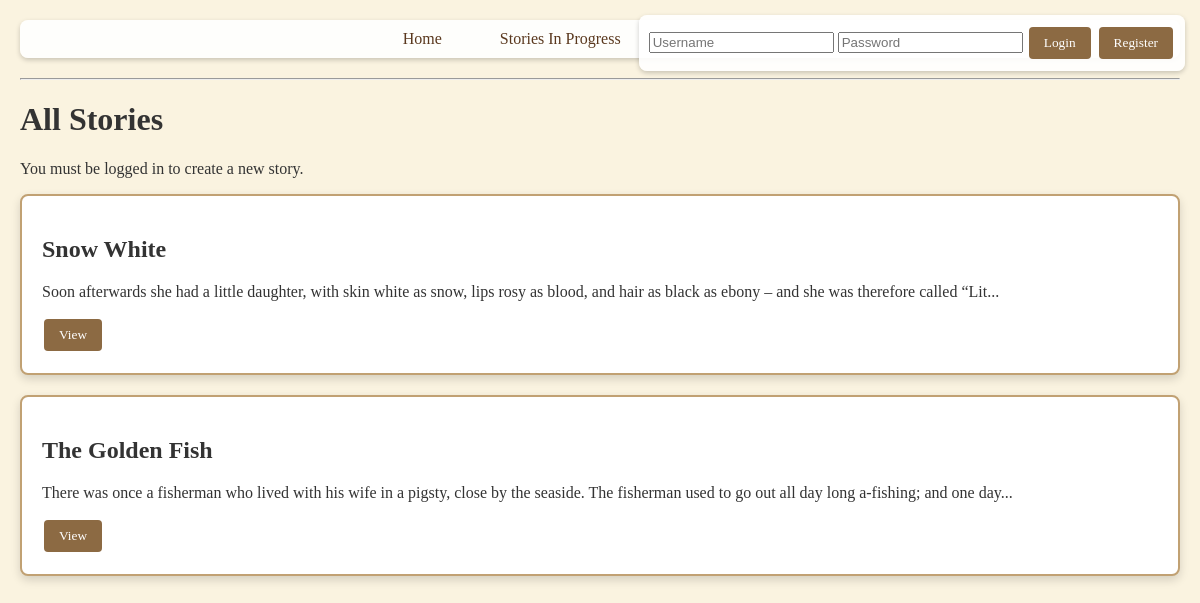
The app's page /, older data.
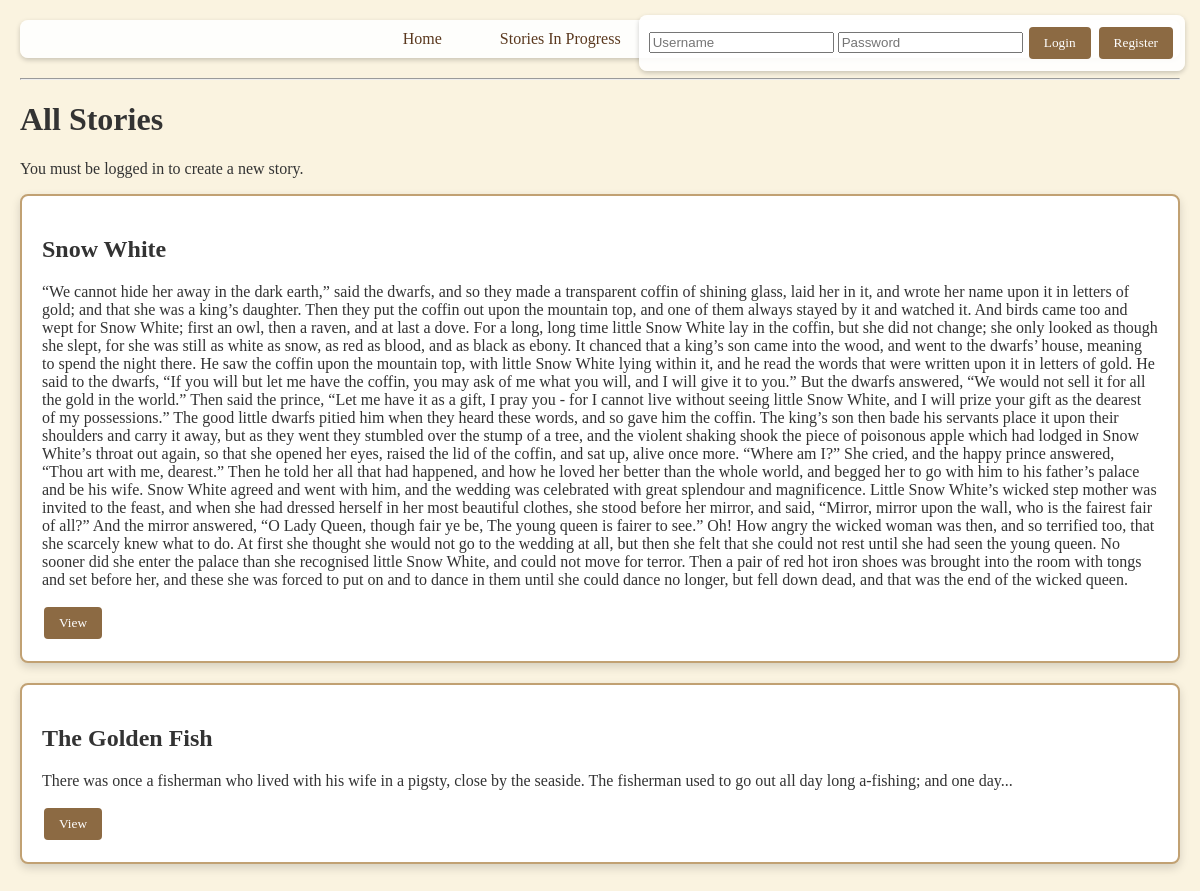
The same page, newer data.
### __init__.py (models this page shows)
class Edit(db.Model):
    id = db.Column(db.Integer, primary_key=True)
    content = db.Column(db.Text, nullable=False)
    story_id = db.Column(db.Integer, db.ForeignKey('story.id'), nullable=False)
    user_id = db.Column(db.Integer, db.ForeignKey('user.id'), nullable=False)
    timestamp = db.Column(db.DateTime, nullable=False)

### __init__.py (the view)
@app.route('/')
def home():
    stories = Story.query.all()
    return render_template('home.html', stories=stories)

### __init__.py (called while the page is built)
def has_contributed(story, user):
    if not user or not user.is_authenticated:
        return False
    return Edit.query.filter_by(story_id=story.id, user_id=user.id).first() is not None

@app.context_processor
def inject_helpers():
    return dict(has_contributed=has_contributed)

### templates/home.html (shortened to what this page needs)
<!DOCTYPE html>
<html lang="en">
<head>
</head>
<body>
  {% extends "base.html" %}
  {% block content %}
    <h1>All Stories</h1>
    {% if current_user.is_authenticated %}
      <a href="{{ url_for('create_story') }}"><button class="btn">Create New Story</button></a>
    {% else %}
      <p>You must be logged in to create a new story.</p>
    {% endif %}
    <div>
      {% for story in stories %}
        <div class="card">
          <h2>{{ story.title }}</h2>
          {% set last_edit = story.edits|sort(attribute='timestamp', reverse=true)|first %}
          {% if last_edit %}
            {% if story.status == 'completed' or has_contributed(story, current_user) %}
              <p>{{ last_edit.content }}</p>
            {% else %}
              <p>{{ last_edit.content[:150] ~ ('...' if last_edit.content|length > 150 else '') }}</p>
            {% endif %}
          {% else %}
            <p>No content yet.</p>
          {% endif %}
          <a href="{{ url_for('story_detail', story_id=story.id) }}"><button class="btn">View</button></a>
        </div>
      {% endfor %}
    </div>
  {% endblock %}

Row changes from the older to the newer data that the page shows:
no longer on this page (row unchanged): Edit: content "Soon afterwards she had a little daughter, with skin white as snow, lips rosy as blood, and hair as black as ebony – and she was therefore called “Lit..."
changed Story "Snow White": status "in_progress" → "completed" (drawn)
added Edit: content "“We cannot hide her away in the dark earth,” said the dwarfs, and so they made a transparent coffin of shining glass, laid her in it, and wrote her name upon it in letters of gold; and that she was a king’s daughter. Then they put the coffin out upon the mountain top, and one of them always stayed by it and watched it. And birds came too and wept for Snow White; first an owl, then a raven, and at last a dove. For a long, long time little Snow White lay in the coffin, but she did not change; she only looked as though she slept, for she was still as white as snow, as red as blood, and as black as ebony. It chanced that a king’s son came into the wood, and went to the dwarfs’ house, meaning to…"
